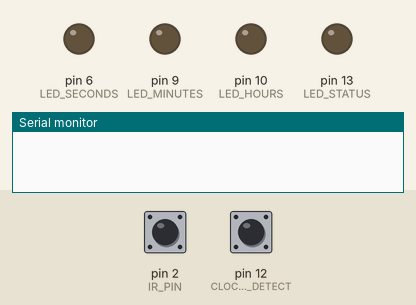
Bench run of a sketch on a simulated Arduino Uno, built with avr-gcc and run on an emulated ATmega328P. Shown: output pins drawn as LEDs (lit = HIGH), the last lines printed to the serial monitor. The test bench sets the inputs (shaded band); at power-on: pin 2 (IR_PIN) HIGH, pin 12 (CLOCKWISE_DETECT) HIGH. The local clock reads 2024-03-15 10:24:30 at power-on unless the sketch sets it.

Above: at 2.7 s.
2.8 s: pin 2 (IR_PIN) driven LOW
At 3.7 s:
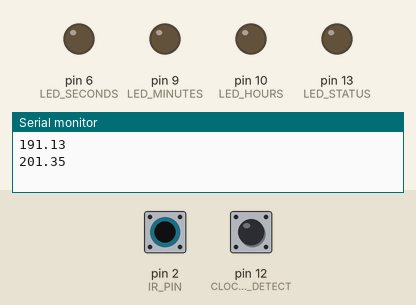
5.4 s: pin 2 (IR_PIN) pulsed HIGH 2 times (0.12 s each, 0.3 s apart)
At 6.6 s:
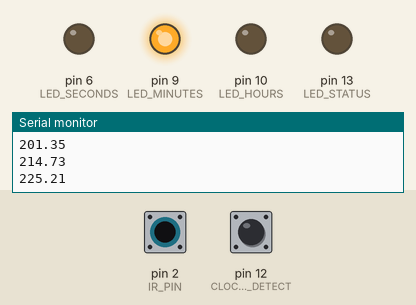
At 7.14 s:
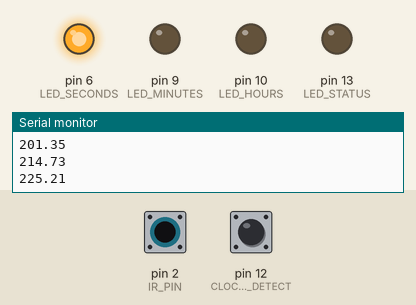
Timing chart, 0 to 9.4 s (numbered marks = the images above; inputs shaded):
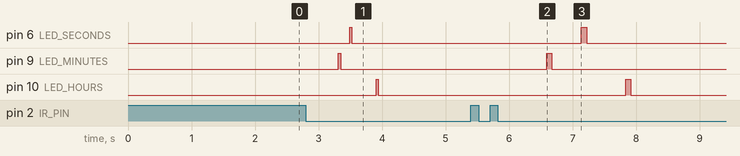

Measured:
- after the input at 2.8 s, pin 6 (LED_SECONDS): LOW → HIGH after 0.69 s, → LOW 0.04 s later; pin 9 (LED_MINUTES): LOW → HIGH after 0.51 s, → LOW 0.04 s later; pin 10 (LED_HOURS): LOW → HIGH after 1.1 s, → LOW 0.04 s later
- after the input at 5.4 s, pin 6 (LED_SECONDS): LOW → HIGH after 1.7 s, → LOW 0.08 s later; pin 9 (LED_MINUTES): LOW → HIGH after 1.2 s, → LOW 0.08 s later; pin 10 (LED_HOURS): LOW → HIGH after 2.4 s, → LOW 0.08 s later

The sketch:

puppies.ino
```cpp
/*
Arduino Based Lego Train "Radar Clock"
(C) Theodore "Waterbury" Wahrburg; 2012

V.0.1.4

*/

//#define DS1307_CTRL_ID 0x68

#include <Wire.h>
#include <SPI.h>
#include <RTClib.h>
//#include <DS1307RTC.h>
#include "TrainClock.h"


//define what pins trigger which LEDs
#define LED_STATUS  13
#define LED_SECONDS  6
#define LED_MINUTES  9
#define LED_HOURS   10
//define which pin houses IR Sensor
#define  IR_PIN      2
//define which pin detects for the direction of the train. Whether it is running clockwise, or counter-clockwise
#define CLOCKWISE_DETECT 12


//Indicates If IR Iterrupt Occured
volatile int IR_Triggered = 0;

//speedOfTrain specifies speed train is moving in degrees per second. There are 360 degrees to train track ring.
double speedOfTrain = 0;


int count = 0;
int isClockwise = 1;//will be 1 if train car is moving clockwise, will be pulled low if train is moving counter-clockwise

RTC_DS1307 RTC;// Object for RTC time keeping, as provided by Adafruit fork of <rtclib.h>
TrainClock train;//Train object, keeps stop watch for time taken around track, and keeps global time indefinetly.

//Function for Infrared LED Interrupt
void IR_Trigger() {	IR_Triggered = 1; }//If IR Sensor is triggered, Set IR_Triggered HIGH, and exit.

void setup()
{
	Serial.begin(9600);

	pinMode(CLOCKWISE_DETECT, INPUT); // set pin to detect whether train is moving clockwise to input
	digitalWrite(CLOCKWISE_DETECT, HIGH); // turn on pullup resistor for PIN. If High, train is moving clockwise

	//Sets up LED pins to output
	pinMode(LED_STATUS, OUTPUT);
	pinMode(LED_SECONDS, OUTPUT);
	pinMode(LED_MINUTES, OUTPUT);
	pinMode(LED_HOURS, OUTPUT);
	//Sets Up IR Pin as input, for interrupt
	pinMode(IR_PIN, INPUT);

	//Sets up IR PIN to Interrupt Microcontroller as IR Detector pulls pin low
	attachInterrupt(0, IR_Trigger, FALLING);

	//check direction Train is moving. Delay this process by 1.5s to ensure train voltages have stablized
	delay(1500);
	isClockwise = digitalRead(CLOCKWISE_DETECT);//1=Train moving clockwise, 0 = Train moving CounterClockwise

	if(CLOCKWISE_DETECT == 1)
	count =0;
	else
	count =6;

	//------------------- RTC Reference Code as provided by Adafruit RTClib.h example
	//If no RTC is present, sets RTC object to current uptime of Arduino
	Wire.begin();
	RTC.begin();

	if (! RTC.isrunning()) {
		Serial.println("RTC is NOT running!");
		// following line sets the RTC to the date & time this sketch was compiled
		RTC.adjust(DateTime(__DATE__, __TIME__));
	}
	//---------------------------------------------------------------------------------

	//Takes standard unixtime, mods it by 86400 to get daily time in seconds, then multiplies by 1000 to get millis
	//, then sets train's global time
	train.setTimeMillis( (RTC.now().unixtime() % 86400 ) * 1000 );
	//Sets first start of clockwatch as NOW
	train.setLastTime();

}

void loop()
{
	//If IR Sensor was triggered..
	if(IR_Triggered)
	{
		//Acknowlege, and remove flag
		IR_Triggered = 0;

		//To reduce False positives as train moves by IR LED, only except interrupts over 500 millis apart
		if( train.getTimeSinceLast() > 500000)
		{
			//Speed of train is determined by dividing the 360 degrees of the track circle by the time taken.
			//Then divdide by 1,000,000 to get speed in secs
			speedOfTrain = 360/ (train.getTimeSinceLast()/1000000.0);
			//Reset start of stopwatch to NOW
			train.setLastTime();

			//If train is moving clockwise, CLOCKWISE_DETECT will be HIGH, else if counter-clockwise pin will be LOW
			if (isClockwise == 1)
			{
				for (;count<6;count++)
				if(train.getBlipArray(count,0) <=360)
				drawHand(train.getBlipArray(count,1), train.getBlipArray(count,2) );

				train.findBlipsClockwise( train.getTimeMillis(), speedOfTrain );
				count = 0;

				//digitalWrite(LED_STATUS, HIGH);
			}
			else if (isClockwise == 0)
			{
				for (;count>=0; count--)
				if(train.getBlipArray(count,0) >=0)
				drawHand(train.getBlipArray(count,1), train.getBlipArray(count,2) );

				train.findBlipsCounterClockwise( train.getTimeMillis(), speedOfTrain );
				count = 5;

				//digitalWrite(LED_STATUS, LOW);
			}
		}
	}


	if (isClockwise)
	{
		if (count<6)
		if ( int(speedOfTrain / 1000000.0 * (train.getTimeSinceLast() ) )  >= (train.getBlipArray(count,0) )  )
		{
			if ( train.getBlipArray(count,0) <=360)
			drawHand(train.getBlipArray(count,1), train.getBlipArray(count,2) );

			count++;
		}
	}
	else
	{
		if (count >= 0)
		if ( (360 - int(speedOfTrain/1000000.0*(train.getTimeSinceLast())) )   <= (train.getBlipArray(count,0) )  )
		{
			if ( train.getBlipArray(count,0) >=0)
			drawHand(train.getBlipArray(count,1), train.getBlipArray(count,2) );

			count = count - 1;
		}
	}
}

//Draws Hand Type. 0 =
void drawHand(int hand, int value)
{
	if (value != 1 && value != 0)
	value = 0;

	if (hand == 0)
	digitalWrite(LED_SECONDS, value ) ;

	else if (hand == 1)
	digitalWrite(LED_MINUTES, value ) ;

	else if (hand == 2)
	digitalWrite(LED_HOURS, value ) ;
}
```
